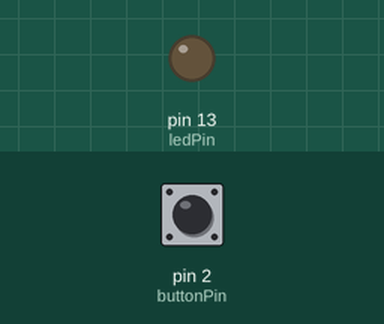
A sketch run on a simulated Arduino Uno, built with avr-gcc and run on an emulated ATmega328P. Shown: output pins drawn as LEDs (lit = HIGH). Inputs (shaded band) come from the test bench; at power-on: pin 2 (buttonPin) HIGH.

Above: at 1.2 s.
1.3 s: pin 2 (buttonPin) pulled LOW for 0.15 s
At 1.37 s:
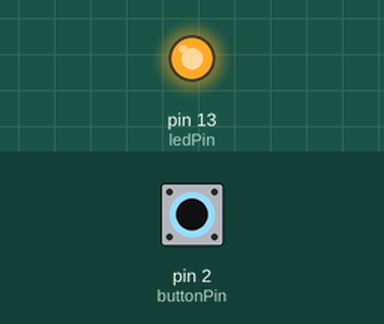
2.9 s: pin 2 (buttonPin) pulled LOW for 3.2 s
At 6.6 s:
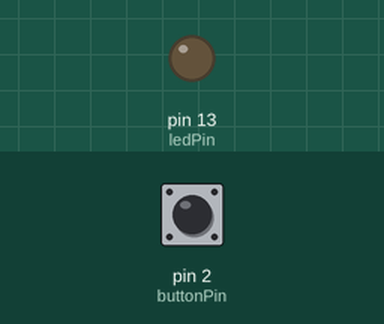
Timing chart, 0 to 8.1 s (numbered marks = the images above; inputs shaded):
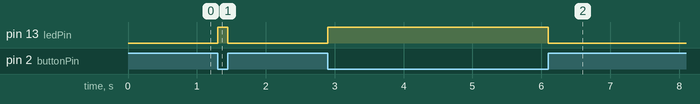

The sketch:

02_button_led.ino
```cpp
const int buttonPin = 2;
const int ledPin = LED_BUILTIN;
void setup() { pinMode(buttonPin, INPUT_PULLUP); pinMode(ledPin, OUTPUT); }
void loop() {
  bool pressed = (digitalRead(buttonPin) == LOW);
  digitalWrite(ledPin, pressed ? HIGH : LOW);
}
```

Measured:
- after the input at 1.3 s, pin 13 (ledPin): LOW → HIGH at once, → LOW 0.15 s later
- after the input at 2.9 s, pin 13 (ledPin): LOW → HIGH at once, → LOW 3.2 s later
